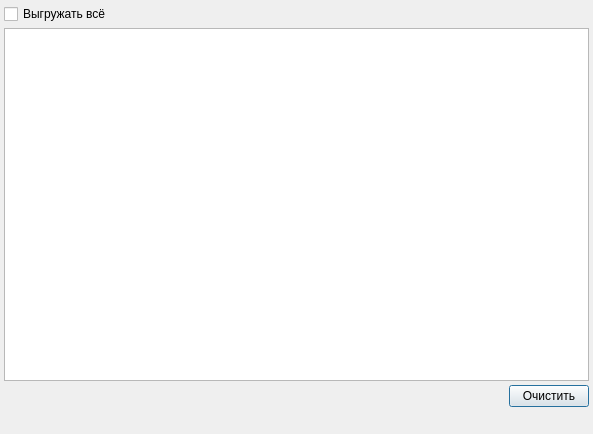
<?xml version="1.0" encoding="UTF-8"?>
<ui version="4.0">
 <class>ExportEvents_Wizard_1</class>
 <widget class="QDialog" name="ExportEvents_Wizard_1">
  <property name="windowModality">
   <enum>Qt::NonModal</enum>
  </property>
  <property name="geometry">
   <rect>
    <x>0</x>
    <y>0</y>
    <width>593</width>
    <height>434</height>
   </rect>
  </property>
  <property name="windowTitle">
   <string>Список записей</string>
  </property>
  <layout class="QGridLayout">
   <property name="margin">
    <number>4</number>
   </property>
   <property name="spacing">
    <number>4</number>
   </property>
   <item row="2" column="0">
    <widget class="QSplitter" name="splitterTree">
     <property name="sizePolicy">
      <sizepolicy hsizetype="Expanding" vsizetype="Expanding">
       <horstretch>0</horstretch>
       <verstretch>0</verstretch>
      </sizepolicy>
     </property>
     <property name="orientation">
      <enum>Qt::Horizontal</enum>
     </property>
     <widget class="CTableView" name="tblItems">
      <property name="whatsThis">
       <string comment="ура!">список записей</string>
      </property>
      <property name="tabKeyNavigation">
       <bool>false</bool>
      </property>
      <property name="alternatingRowColors">
       <bool>true</bool>
      </property>
     </widget>
    </widget>
   </item>
   <item row="3" column="0">
    <layout class="QHBoxLayout">
     <property name="spacing">
      <number>6</number>
     </property>
     <property name="margin">
      <number>0</number>
     </property>
     <item>
      <spacer>
       <property name="orientation">
        <enum>Qt::Horizontal</enum>
       </property>
       <property name="sizeHint" stdset="0">
        <size>
         <width>40</width>
         <height>20</height>
        </size>
       </property>
      </spacer>
     </item>
     <item>
      <widget class="QPushButton" name="btnClearSelection">
       <property name="text">
        <string>Очистить</string>
       </property>
      </widget>
     </item>
    </layout>
   </item>
   <item row="4" column="0">
    <widget class="QStatusBar" name="statusBar">
     <property name="sizePolicy">
      <sizepolicy hsizetype="Preferred" vsizetype="Fixed">
       <horstretch>0</horstretch>
       <verstretch>0</verstretch>
      </sizepolicy>
     </property>
     <property name="toolTip">
      <string>A status bar</string>
     </property>
     <property name="whatsThis">
      <string>A status bar.</string>
     </property>
     <property name="sizeGripEnabled">
      <bool>false</bool>
     </property>
    </widget>
   </item>
   <item row="0" column="0">
    <layout class="QHBoxLayout">
     <item>
      <widget class="QCheckBox" name="checkExportAll">
       <property name="text">
        <string>Выгружать всё</string>
       </property>
      </widget>
     </item>
     <item>
      <spacer>
       <property name="orientation">
        <enum>Qt::Horizontal</enum>
       </property>
       <property name="sizeHint" stdset="0">
        <size>
         <width>40</width>
         <height>20</height>
        </size>
       </property>
      </spacer>
     </item>
    </layout>
   </item>
  </layout>
 </widget>
 <customwidgets>
  <customwidget>
   <class>CTableView</class>
   <extends>QTableView</extends>
   <header>library/TableView.h</header>
  </customwidget>
 </customwidgets>
 <tabstops>
  <tabstop>tblItems</tabstop>
 </tabstops>
 <resources/>
 <connections/>
</ui>
